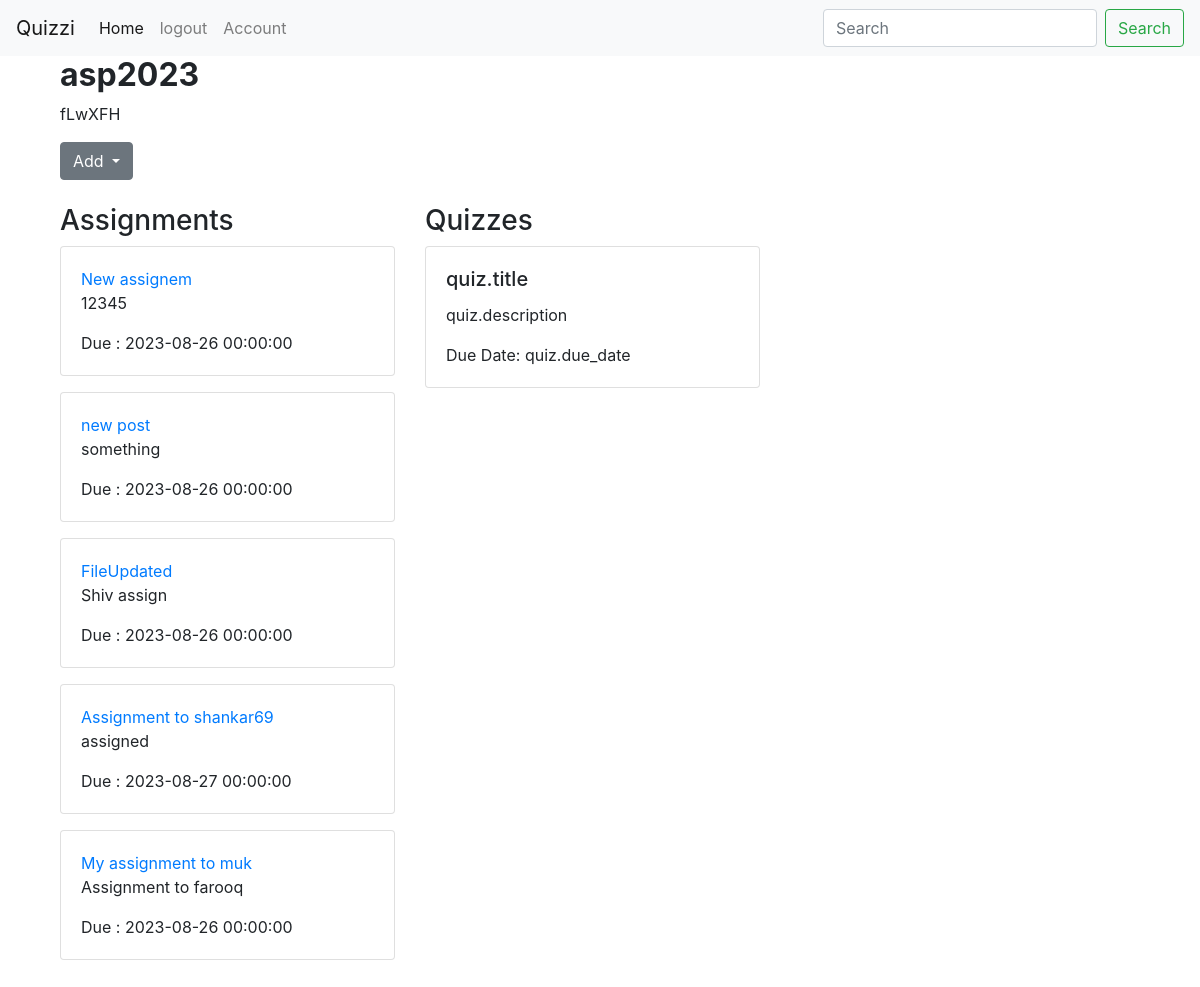
Page /_class/1 (signed in) on the committed database.
### quiz/models.py (models this page shows, shortened)
class Class(db.Model):
    id = db.Column(db.Integer, primary_key=True)
    username = db.Column(db.String(20),nullable=False)
    class_name = db.Column(db.String(100), nullable=False)
    class_code = db.Column(db.String(6),nullable=False)
    user_id = db.Column(db.Integer, nullable=False)
    nonuserid = db.Column(db.Integer, db.ForeignKey('user.id'), nullable=False)
    assignments = db.relationship('Assignment', backref='classs', lazy=True)
    created_at = db.Column(db.DateTime, server_default=db.func.now())  # Initialized

class Assignment(db.Model):
    id = db.Column(db.Integer, primary_key=True)
    title = db.Column(db.String(100), nullable=False)
    description = db.Column(db.String(500), nullable=True)
    due_date = db.Column(db.DateTime, nullable=False)
    class_id = db.Column(db.Integer, db.ForeignKey('class.id'), nullable=False)
    creator_id = db.Column(db.Integer, db.ForeignKey('user.id'), nullable=False)
    file_attachment = db.Column(db.String(255), nullable=True)

### quiz/routes.py (the view)
@app.route('/_class/<int:classid>')
def class_info(classid):
    classinfo = Class.query.get_or_404(classid)
    user = User.query.filter_by(username=classinfo.username).first()
    assignments = Assignment.query.filter_by(creator_id=current_user.id).all()
    userassigns = user.assignments
    if classinfo:
        return render_template('classinfo.html',classinfo=classinfo, current_user=current_user, assignments=assignments,userassigns=userassigns)

### quiz/models.py (called while the page is built)
@login_manager.user_loader
def load_user(user_id):
    return User.query.get(int(user_id))

### quiz/templates/classinfo.html (shortened to what this page needs)
{% extends "layout.html" %}
{% block content %}
{% if current_user.role == 'teacher' %}
<form method="POST" enctype="multipart/form-data">
<div class="bg">
    <div class="container">
    <h2><b>{{ classinfo.class_name }}</b></h2>
    <p> {{ classinfo.class_code }}</p>
    <div class="dropdown">
        <button class="btn btn-secondary dropdown-toggle" type="button" id="dropdownMenuButton" data-toggle="dropdown" aria-haspopup="true" aria-expanded="false">
            Add
        </button>
    </div>
    </div>
    </div>
<div class="container mt-4">
    <div class="row">
        <div class="col-md-6">
            <h3>Assignments</h3>
        {% for assignment in assignments %}
            <div class="card mb-3">
                <div class="card-body">
                    <a href="{{url_for('assignment_details',assignment_id=assignment.id)}}">{{ assignment.title}}</a>
                    <p class="card-text">{{assignment.description}} </p>
                    <p class="card-text"> Due : {{assignment.due_date }}</p>
                </div>
            </div>
        {% endfor %}
        </div>
        <div class="col-md-6">
            <h3>Quizzes</h3>
            <div class="card mb-3">
                <div class="card-body">
                    <h5 class="card-title">quiz.title </h5>
                    <p class="card-text">quiz.description </p>
                    <p class="card-text">Due Date: quiz.due_date </p>
                </div>
            </div>
        </div>
    </div>
</div>
{% endif %}
{% endblock %}

### quiz/templates/layout.html (shortened to what this page needs)
<html>
<head>
   <link rel="stylesheet" href="https://cdn.jsdelivr.net/npm/bootstrap@4.3.1/dist/css/bootstrap.min.css">
  </head>
<body>
<header class="site-header">
    <nav class="navbar navbar-expand-lg navbar-light bg-light">
        <a class="navbar-brand" href="#">Quizzi</a>
        <div class="collapse navbar-collapse" id="navbarSupportedContent">
          <ul class="navbar-nav mr-auto">
            {% if current_user.is_authenticated %}
            <li class="nav-item active">
              <a class="nav-link" href="{{ url_for('home') }}">Home <span class="sr-only">(current)</span></a>
            </li>
            <li class="nav-item">
              <a class="nav-link " href="{{ url_for('logout') }}" tabindex="-1" aria-disabled="true">logout</a>
            </li>
            <li class="nav-item">
              <a class="nav-link " href="{{ url_for('account') }}" tabindex="-1" aria-disabled="true">Account</a>
            </li>
            {% endif %}
          </ul>
          <form class="form-inline my-2 my-lg-0">
            <input class="form-control mr-sm-2" type="search" placeholder="Search" aria-label="Search">
            <button class="btn btn-outline-success my-2 my-sm-0" type="submit">Search</button>
          </form>
        </div>
      </nav>
      <main role="main" class="container">
        <div class="row">
          <div class="col-md-8">
  {% block content %}{% endblock %}
</body>
</html>

### rows in the picture
Class: class_name "asp2023", class_code "fLwXFH"
Assignment: title "New assignem", description "12345", due_date "2023-08-26 00:00:00"
Assignment: title "new post", description "something", due_date "2023-08-26 00:00:00"
Assignment: title "FileUpdated", description "Shiv assign", due_date "2023-08-26 00:00:00"
Assignment: title "Assignment to shankar69", description "assigned", due_date "2023-08-27 00:00:00"
Assignment: title "My assignment to muk", description "Assignment to farooq", due_date "2023-08-26 00:00:00"
